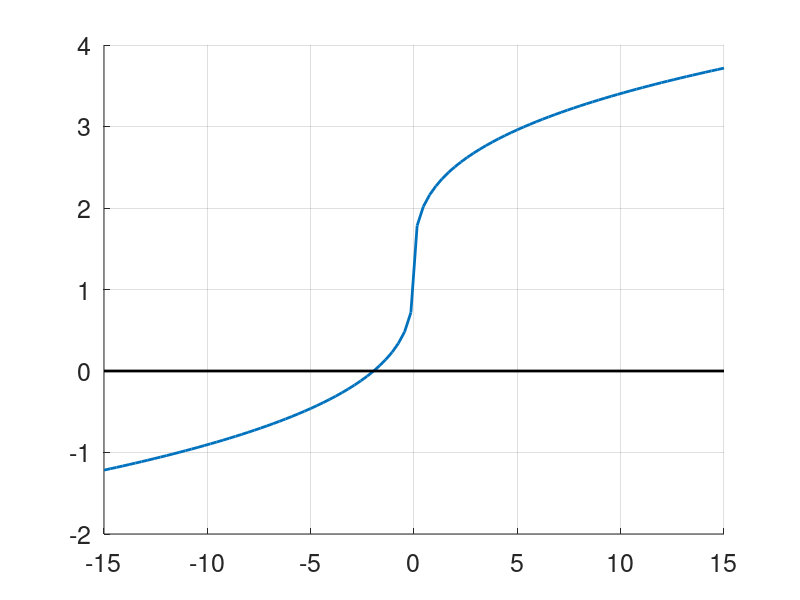

Reproduce this figure in MATLAB. (Note: this script raises an error after producing the figure.)
clear 
FS = 18;
LW = 2;

format long
clc

f = @(x) sign(x).*abs(x).^(1/3)+ 1.25;
df = @(x) 1./(3*(x.^2).^(1/3));

figure(1), clf
axes('FontSize', FS), hold on
xvals = linspace(-15,15, 100);
plot(xvals, f(xvals), 'LineWidth', LW)
plot([-15, 15], [0, 0], 'k', 'LineWidth', LW)
grid on

x = Newton(f, df, -1)

x = Newton(f, df, 1)